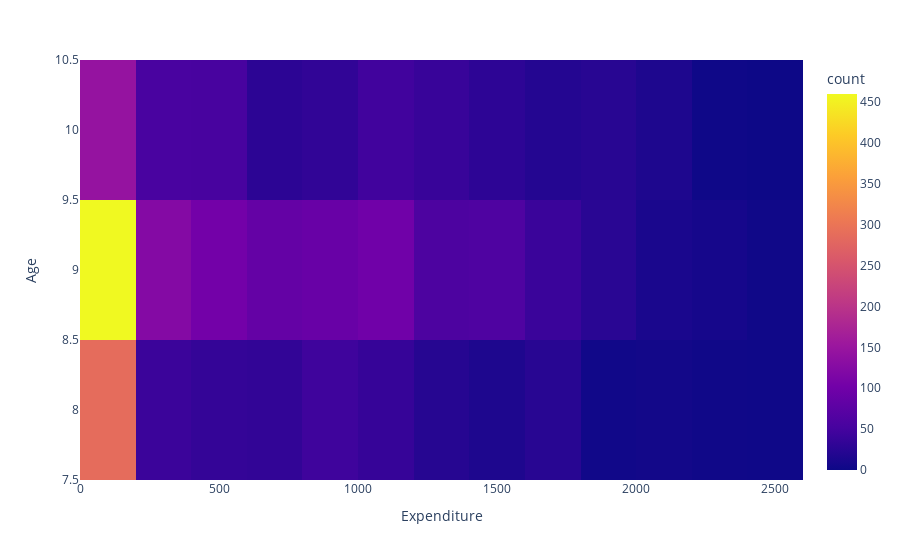

Notebook cell for this chart:
### Code cell
import plotly.express as px
plt.figure(figsize=(28, 6))
px.density_heatmap(data, x="Expenditure", y="Age")

### Figure 1 — Plotly figure (JSON) as saved in the notebook; plotly's stock layout.template omitted (floating-point values rounded to 4 significant figures; data arrays with more than 128 entries replaced by an {"elided": "..."} marker saying what was removed)
{"data": [{"coloraxis": "coloraxis", "hovertemplate": "Expenditure=%{x}<br>Age=%{y}<br>count=%{z}<extra></extra>", "name": "", "type": "histogram2d", "x": {"elided": "2216 int values"}, "xaxis": "x", "xbingroup": "x", "y": {"elided": "2216 int values"}, "yaxis": "y", "ybingroup": "y"}], "layout": {"coloraxis": {"colorbar": {"title": {"text": "count"}}, "colorscale": [[0, "#0d0887"], [0.1111, "#46039f"], [0.2222, "#7201a8"], [0.3333, "#9c179e"], [0.4444, "#bd3786"], [0.5556, "#d8576b"], [0.6667, "#ed7953"], [0.7778, "#fb9f3a"], [0.8889, "#fdca26"], [1, "#f0f921"]]}, "legend": {"tracegroupgap": 0}, "margin": {"t": 60}, "xaxis": {"anchor": "y", "domain": [0, 1], "title": {"text": "Expenditure"}}, "yaxis": {"anchor": "x", "domain": [0, 1], "title": {"text": "Age"}}}}
